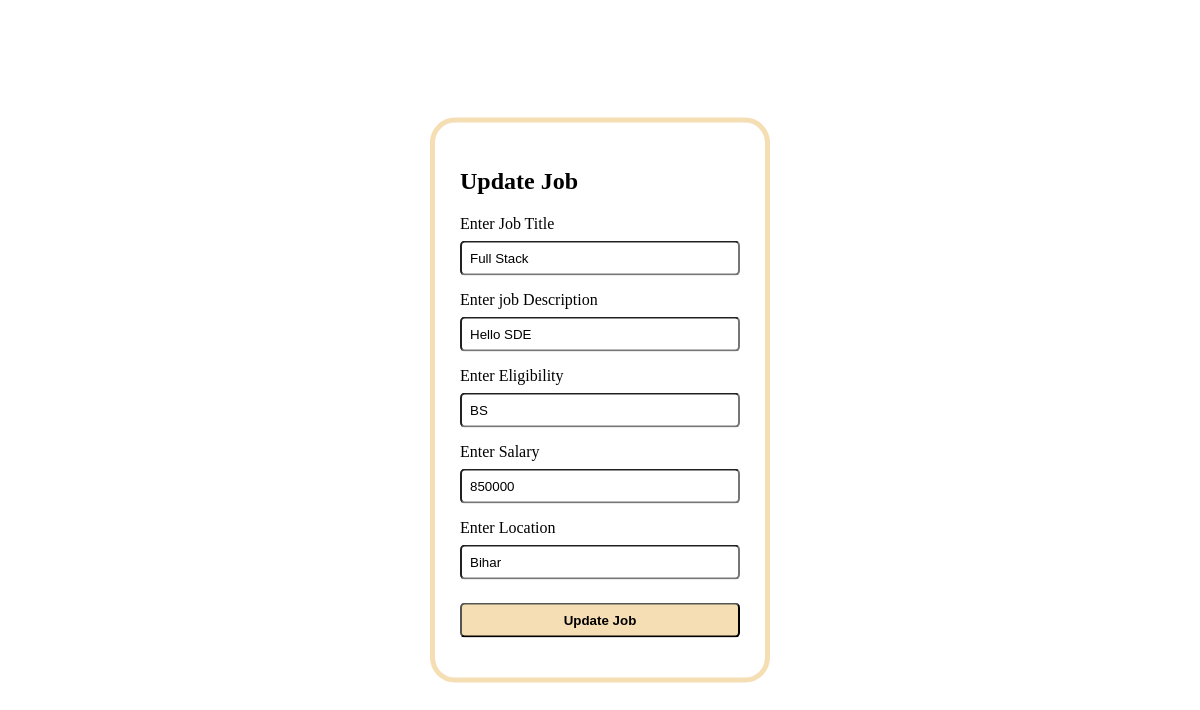
Page /update_job/1/2 on the earlier database version.
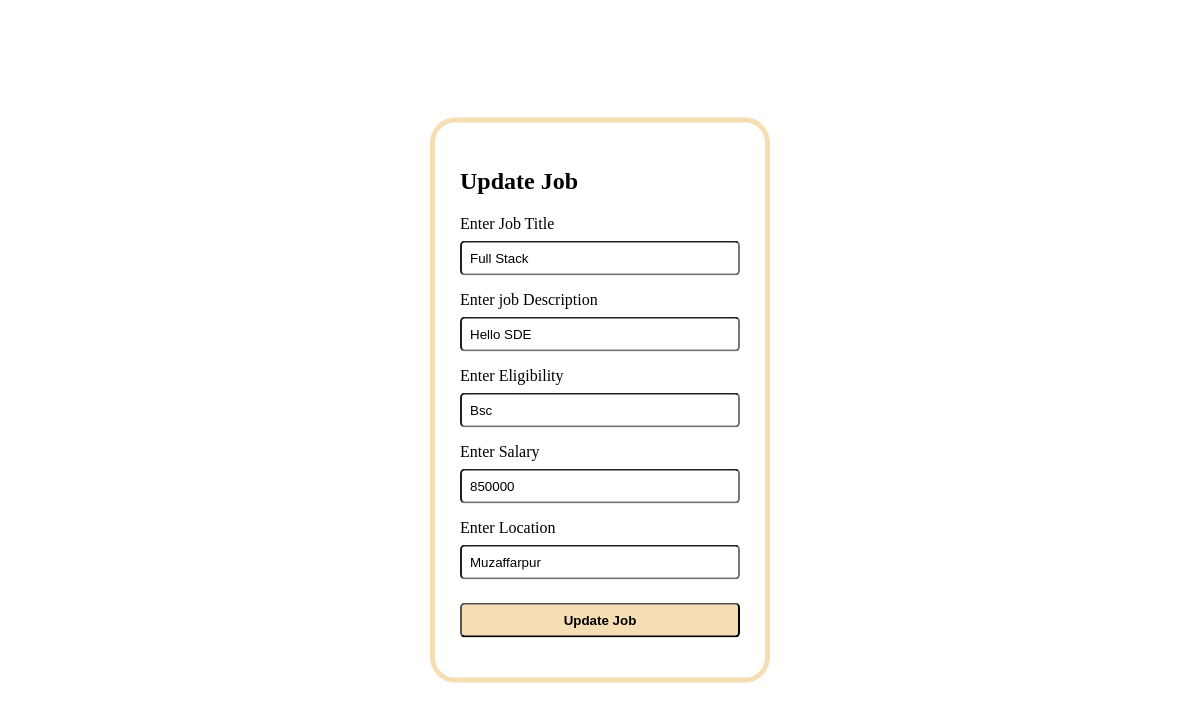
Same page on the later database version.
### application/models.py (models this page shows)
class Jobs(db.Model):
    __tablename__ = "jobs"
    id = db.Column(db.Integer, primary_key=True)
    company_id = db.Column(db.Integer, db.ForeignKey("company.id"), nullable=False)
    job_title = db.Column(db.String(50), nullable=False)
    job_description = db.Column(db.String(200) ,nullable=False)
    eligibility = db.Column(db.String(100) ,nullable=False)
    salary = db.Column(db.Integer ,nullable=False)
    location = db.Column(db.String(100),nullable=False)
    job_deadline = db.Column(db.Date)
    job_status = db.Column(db.String(20), default="pending", nullable=False)
    applications = db.relationship("Application", backref="jobs",cascade="all, delete")

### application/controllers.py (the view, shortened to what this page needs)
@app.route("/update_job/<int:job_id>/<int:comp_id>",methods=["GET","POST"])
def update_job(job_id,comp_id):
    if request.method=="GET":
        this_job=Jobs.query.filter_by(id=job_id).first()
        return render_template("update_job.html",this_job=this_job,comp_id=comp_id)

### templates/update_job.html (shortened to what this page needs)
<!DOCTYPE html>
<html lang="en">
<head>
    <link rel="stylesheet" href="/static/style.css">
</head>
<body>
    <div class="l_form">
        <h2>  Update Job </h2>
        <form action="/update_job/{{ this_job.id }}/{{ comp_id }}" method="POST">
            <label for="name" > Enter Job Title </label>
            <input id="name" type="text" name="job_title" value="{{ this_job.job_title }}">
            <label for="email"> Enter job Description </label>
            <input id="email" type="text" name="job_desc" value="{{ this_job.job_description }}">
            <label for="elig"> Enter Eligibility </label>
            <input id="elig" type="text" name="elig" value="{{ this_job.eligibility }}">
            <label for="sal"> Enter Salary </label>
            <input id="sal" type="text" name="sal" value="{{ this_job.salary }}">
            <label for="loca"> Enter Location </label>
            <input id="loca" type="text" name="loca" value="{{ this_job.location }}">
            <input class="btn" type="submit" value="Update Job">
        </form>
    </div>
</body>
</html>

Differences in the rows shown:
changed Jobs "Full Stack": elig "BS" → "Bsc"; loca "Bihar" → "Muzaffarpur"
